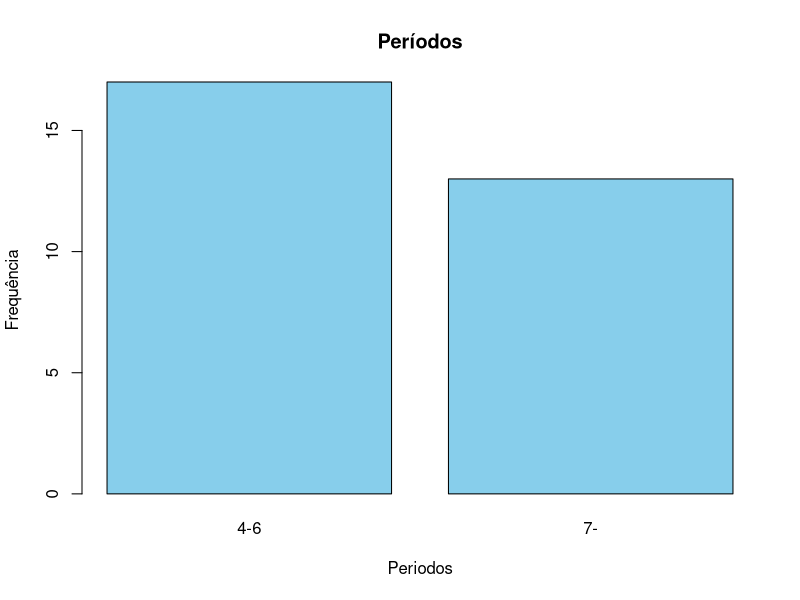
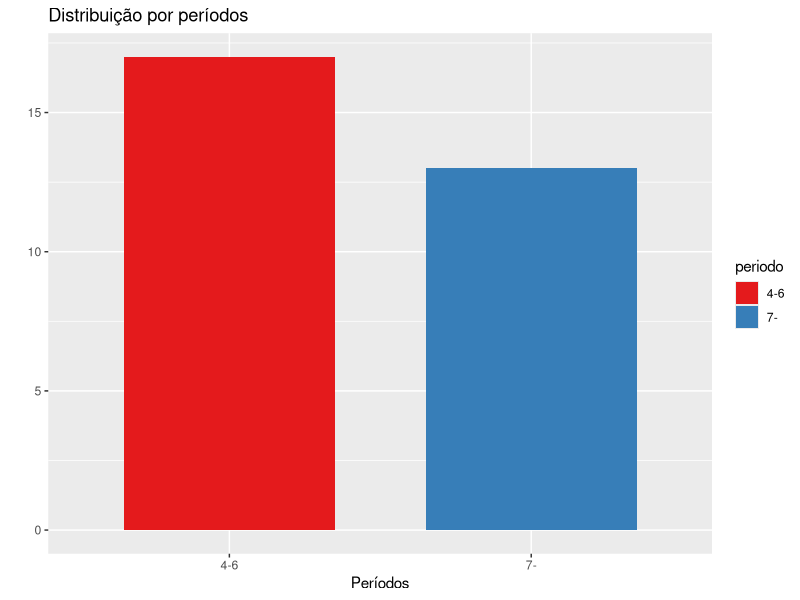
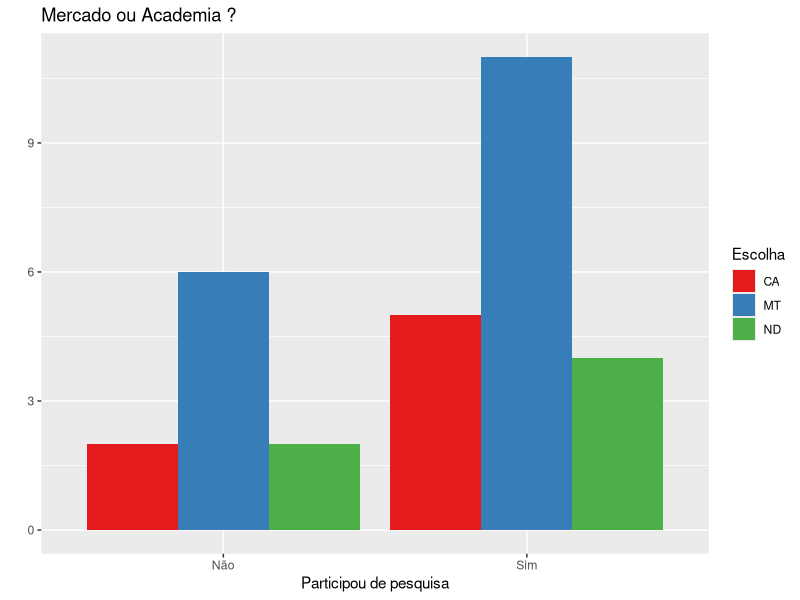
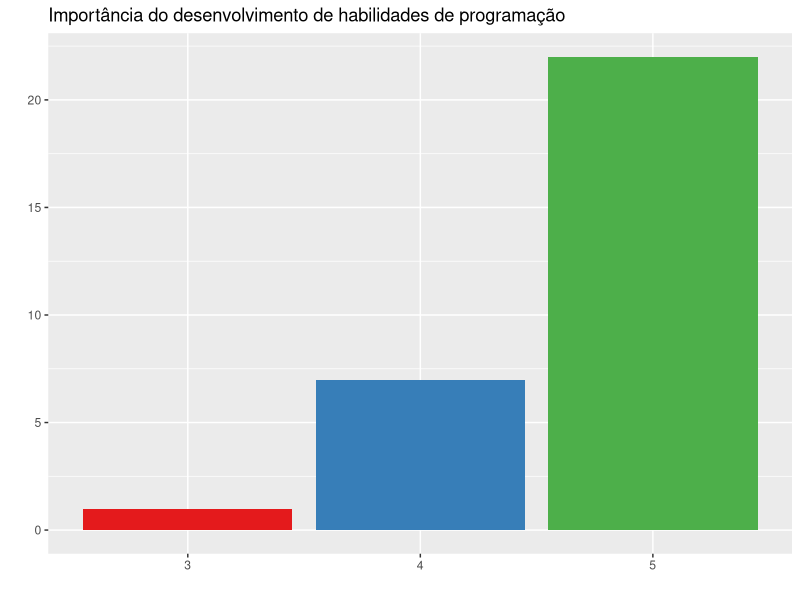
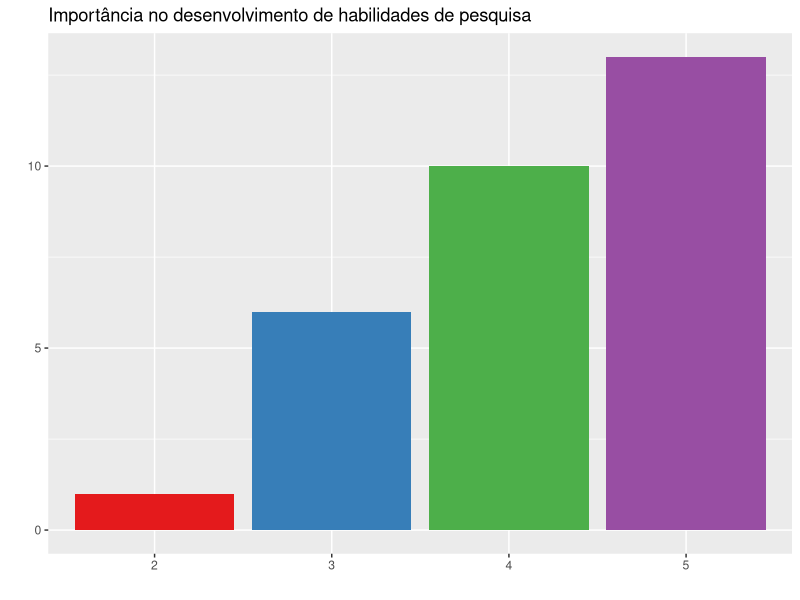

Generate these figures, in order, with R:
library(readr)
library(dplyr)
library(ggplot2)

data <- read.csv("./survey-v2.csv")

new_header <- c(
  "timestamp", "termo", "cursacc", "periodo",
  "CPD", "PPA", "IES", "ICA", "ETA",
  "IAES", "IACA", "EPP", "CH"
)

# modifica perguntas para nomes de colunas
names(data) <- new_header

# remove timestamp do cabeçalho e últimas 2 colunas (NA)
data <- data[, -1]
data <- data[, -c(ncol(data), ncol(data) - 1)]

# muda tipo de respostas de termo de consentimento (string -> bool)
concorda_termo <- "Li e concordo com o termo de consentimento"
data$termo <- ifelse(data$termo == concorda_termo, TRUE, FALSE)

# muda tipo de respostas de sim-não para boolean
data$cursacc <- ifelse(data$cursacc == "Sim", TRUE, FALSE)
data$PPA <- ifelse(data$PPA == "Sim", TRUE, FALSE)
data$CH <- ifelse(data$CH == "Sim", TRUE, FALSE)

# simplifica resposta de periodos
data$periodo <- gsub("Até o 3o período", "-3", data$periodo)
data$periodo <- gsub("Do 4o ao 6o período", "4-6", data$periodo)
data$periodo <- gsub("Do 7o período para frente", "7-", data$periodo)

# quantifica resposta de definição da expectativa profissional
data$CPD <- gsub("Indefinida", 1, data$CPD)
data$CPD <- gsub("Pouco Definida", 2, data$CPD)
data$CPD <- gsub("Moderadamente Definida", 3, data$CPD)
data$CPD <- gsub("Bastante Definida", 4, data$CPD)
data$CPD <- gsub("Totalmente definida", 5, data$CPD)

# simplifica resposta de expectativa de carreira
data$ETA <- gsub("Carreira acadêmica", "CA", data$ETA)
data$ETA <- gsub("Mercado de trabalho", "MT", data$ETA)
data$ETA <- gsub("Não decidi", "ND", data$ETA)

write.csv(data, "pp_survey_v2.csv", row.names = FALSE)

head(data)

periodo_data <- data %>% select(periodo)
head(periodo_data)

data$periodo <- as.factor(data$periodo)

# histograma de distribuição dos períodos
barplot(table(data$periodo),
        main = "Períodos",
        xlab = "Periodos",
        ylab = "Frequência",
        col = "skyblue",
        border = "black",
        names.arg = levels(data$periodo))

# plot de distribuição dos períodos com ggplot2
ggplot(data, aes(x = periodo, fill = periodo)) +
  geom_bar(width=0.7) +
  labs(title = "Distribuição por períodos",
       x = "Períodos",
       y = "") +
  scale_fill_brewer(palette = "Set1")

# alteração na coluna PPA
new_data <- data %>%
  mutate(column_mod = ifelse(data$PPA, 'Sim', 'Não'))

# participou de pesquisa x decisão de carreira
ggplot(new_data, aes(x = column_mod, fill = ETA)) +
  geom_bar(position = "dodge") +
  labs(title = "Mercado ou Academia ?",
       x = "Participou de pesquisa",
       y = "",
       fill = "Escolha") +
  scale_fill_brewer(palette = "Set1")

# importância do desenvolvimento de habilidades de programação
ggplot(data, aes(x = factor(IES), fill = factor(IES))) +
  geom_bar() +
  labs(title = "Importância do desenvolvimento de habilidades de programação",
       x = "",
       y = "") +
  scale_fill_brewer(palette = "Set1") +
  theme(legend.position="none")

#importância no desenvolvimento de habilidades de pesquisa
ggplot(data, aes(x = factor(ICA), fill = factor(ICA))) +
  geom_bar() +
  labs(title = "Importância no desenvolvimento de habilidades de pesquisa",
       x = "",
       y = "") +
  scale_fill_brewer(palette = "Set1") +
  theme(legend.position="none")
